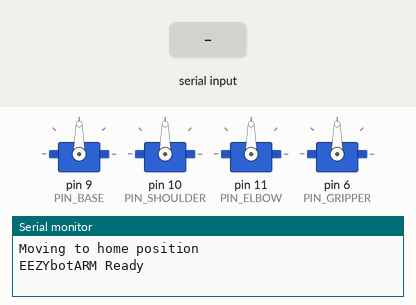
Simulated run of this sketch. Board: Arduino Uno, built with avr-gcc and run on an emulated ATmega328P. On the bench: 4 × servo, the last lines printed to the serial monitor. Inputs (shaded band) come from the test bench.

Above: at 1.2 s.
1.3 s: "PICK 1\n" received over Serial
At 2.08 s:
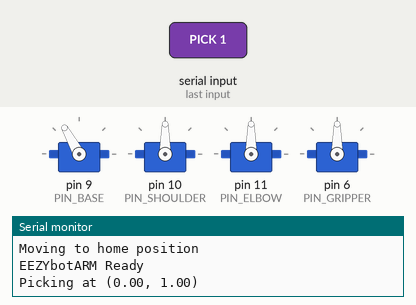
At 12.0 s:
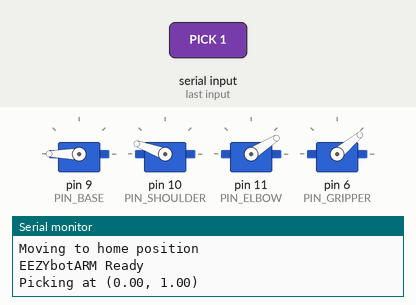
Timing chart, 0 to 20.8 s (numbered marks = the images above; inputs shaded):
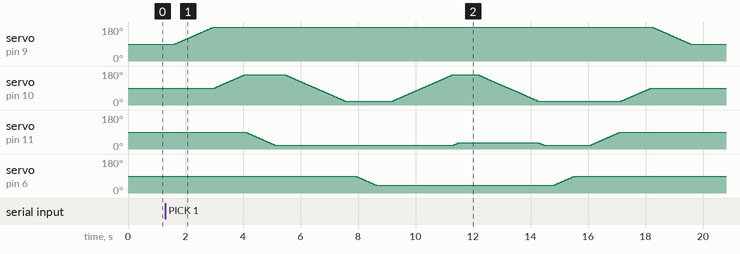

The sketch:

eezybot_controller.ino
```cpp
/*
 * EEZYbotARM MK2 - Object Sorting Controller
 *
 * This Arduino sketch receives PICK commands from the vision system
 * and controls the robotic arm to pick and sort objects.
 *
 * Command format: PICK <id> <x_mm> <y_mm> <angle_deg> <color> <target_x> <target_y>
 * Response: DONE <id> or ERROR <message>
 *
 * Hardware connections:
 * - Servo 1 (Base rotation): Pin 9
 * - Servo 2 (Shoulder): Pin 10
 * - Servo 3 (Elbow): Pin 11
 * - Servo 4 (Gripper): Pin 6
 */

#include <Servo.h>

// Servo objects
Servo servoBase;     // Base rotation (0-180°)
Servo servoShoulder; // Shoulder joint
Servo servoElbow;    // Elbow joint
Servo servoGripper;  // Gripper open/close

// Pin assignments
const int PIN_BASE = 9;
const int PIN_SHOULDER = 10;
const int PIN_ELBOW = 11;
const int PIN_GRIPPER = 6;

// Servo angle limits (adjust for your specific arm)
const int BASE_MIN = 0;
const int BASE_MAX = 180;
const int SHOULDER_MIN = 20;
const int SHOULDER_MAX = 160;
const int ELBOW_MIN = 20;
const int ELBOW_MAX = 160;
const int GRIPPER_OPEN = 90;   // Gripper open position
const int GRIPPER_CLOSE = 40;  // Gripper closed position

// Arm dimensions (in mm) - ADJUST THESE FOR YOUR ARM
const float ARM_BASE_HEIGHT = 50.0;  // Height of base to shoulder joint
const float ARM_SHOULDER_LENGTH = 135.0;  // Shoulder to elbow length
const float ARM_ELBOW_LENGTH = 147.0;     // Elbow to gripper length
const float GRIPPER_OFFSET = 50.0;        // Gripper tip offset

// Movement speed
const int MOVE_DELAY = 15;  // ms between servo steps (lower = faster)

// Home position
const int HOME_BASE = 90;
const int HOME_SHOULDER = 90;
const int HOME_ELBOW = 90;

// Current position tracking
int currentBase = HOME_BASE;
int currentShoulder = HOME_SHOULDER;
int currentElbow = HOME_ELBOW;
int currentGripper = GRIPPER_OPEN;

// Command buffer
String inputBuffer = "";

void setup() {
  Serial.begin(115200);

  // Attach servos
  servoBase.attach(PIN_BASE);
  servoShoulder.attach(PIN_SHOULDER);
  servoElbow.attach(PIN_ELBOW);
  servoGripper.attach(PIN_GRIPPER);

  // Move to home position
  moveToHome();

  Serial.println("EEZYbotARM Ready");
}

void loop() {
  // Check for incoming commands
  while (Serial.available() > 0) {
    char c = Serial.read();

    if (c == '\n') {
      // Process complete command
      processCommand(inputBuffer);
      inputBuffer = "";
    } else {
      inputBuffer += c;
    }
  }
}

void processCommand(String cmd) {
  cmd.trim();

  if (cmd.startsWith("PICK")) {
    // Parse: PICK <id> <x_mm> <y_mm> <angle_deg> <color> <target_x> <target_y>
    int id, angle;
    float x, y, target_x, target_y;
    String color;

    // Simple parsing
    int pos = 5; // Skip "PICK "
    int nextSpace;

    // Parse ID
    nextSpace = cmd.indexOf(' ', pos);
    id = cmd.substring(pos, nextSpace).toInt();
    pos = nextSpace + 1;

    // Parse X
    nextSpace = cmd.indexOf(' ', pos);
    x = cmd.substring(pos, nextSpace).toFloat();
    pos = nextSpace + 1;

    // Parse Y
    nextSpace = cmd.indexOf(' ', pos);
    y = cmd.substring(pos, nextSpace).toFloat();
    pos = nextSpace + 1;

    // Parse angle
    nextSpace = cmd.indexOf(' ', pos);
    angle = cmd.substring(pos, nextSpace).toInt();
    pos = nextSpace + 1;

    // Parse color
    nextSpace = cmd.indexOf(' ', pos);
    color = cmd.substring(pos, nextSpace);
    pos = nextSpace + 1;

    // Parse target X
    nextSpace = cmd.indexOf(' ', pos);
    target_x = cmd.substring(pos, nextSpace).toFloat();
    pos = nextSpace + 1;

    // Parse target Y
    target_y = cmd.substring(pos).toFloat();

    // Execute pick and place
    bool success = pickAndPlace(x, y, angle, target_x, target_y);

    if (success) {
      Serial.print("DONE ");
      Serial.println(id);
    } else {
      Serial.print("ERROR ");
      Serial.println(id);
    }

  } else if (cmd == "HOME") {
    moveToHome();
    Serial.println("DONE HOME");

  } else if (cmd == "STATUS") {
    Serial.print("STATUS Base:");
    Serial.print(currentBase);
    Serial.print(" Shoulder:");
    Serial.print(currentShoulder);
    Serial.print(" Elbow:");
    Serial.println(currentElbow);

  } else {
    Serial.println("ERROR Unknown command");
  }
}

bool pickAndPlace(float x, float y, int objAngle, float targetX, float targetY) {
  Serial.print("Picking at (");
  Serial.print(x);
  Serial.print(", ");
  Serial.print(y);
  Serial.println(")");

  // 1. Open gripper
  moveGripper(GRIPPER_OPEN);
  delay(300);

  // 2. Move to pick position (above object)
  if (!moveToPosition(x, y, ARM_BASE_HEIGHT + 50)) {
    Serial.println("ERROR: Cannot reach pick position");
    return false;
  }
  delay(300);

  // 3. Lower to grasp height
  if (!moveToPosition(x, y, 10)) {  // Lower to 10mm above table
    Serial.println("ERROR: Cannot reach grasp position");
    return false;
  }
  delay(300);

  // 4. Close gripper
  moveGripper(GRIPPER_CLOSE);
  delay(500);  // Wait for grip

  // 5. Lift object
  if (!moveToPosition(x, y, ARM_BASE_HEIGHT + 80)) {
    Serial.println("ERROR: Cannot lift object");
    return false;
  }
  delay(300);

  // 6. Move to target position (above)
  if (!moveToPosition(targetX, targetY, ARM_BASE_HEIGHT + 80)) {
    Serial.println("ERROR: Cannot reach target");
    return false;
  }
  delay(300);

  // 7. Lower to place height
  if (!moveToPosition(targetX, targetY, 20)) {
    Serial.println("ERROR: Cannot reach place position");
    return false;
  }
  delay(300);

  // 8. Open gripper
  moveGripper(GRIPPER_OPEN);
  delay(500);

  // 9. Return to home
  moveToHome();

  return true;
}

bool moveToPosition(float x, float y, float z) {
  // Calculate inverse kinematics
  int baseAngle, shoulderAngle, elbowAngle;

  if (!inverseKinematics(x, y, z, baseAngle, shoulderAngle, elbowAngle)) {
    return false;
  }

  // Constrain angles to safe limits
  baseAngle = constrain(baseAngle, BASE_MIN, BASE_MAX);
  shoulderAngle = constrain(shoulderAngle, SHOULDER_MIN, SHOULDER_MAX);
  elbowAngle = constrain(elbowAngle, ELBOW_MIN, ELBOW_MAX);

  // Move servos smoothly
  moveServoSmooth(servoBase, currentBase, baseAngle);
  currentBase = baseAngle;

  moveServoSmooth(servoShoulder, currentShoulder, shoulderAngle);
  currentShoulder = shoulderAngle;

  moveServoSmooth(servoElbow, currentElbow, elbowAngle);
  currentElbow = elbowAngle;

  return true;
}

bool inverseKinematics(float x, float y, float z, int &base, int &shoulder, int &elbow) {
  // Calculate base rotation angle
  base = (int)(atan2(y, x) * 180.0 / PI);
  base = 90 + base;  // Adjust for servo orientation

  // Calculate reach distance in XY plane
  float reach = sqrt(x * x + y * y);

  // Adjust Z for base height
  float z_adj = z - ARM_BASE_HEIGHT;

  // Calculate distance to target
  float distance = sqrt(reach * reach + z_adj * z_adj);

  // Check if target is reachable
  float maxReach = ARM_SHOULDER_LENGTH + ARM_ELBOW_LENGTH;
  float minReach = abs(ARM_SHOULDER_LENGTH - ARM_ELBOW_LENGTH);

  if (distance > maxReach || distance < minReach) {
    return false;  // Target unreachable
  }

  // Calculate elbow angle using law of cosines
  float cosElbow = (ARM_SHOULDER_LENGTH * ARM_SHOULDER_LENGTH +
                    ARM_ELBOW_LENGTH * ARM_ELBOW_LENGTH -
                    distance * distance) /
                   (2.0 * ARM_SHOULDER_LENGTH * ARM_ELBOW_LENGTH);

  if (cosElbow < -1.0 || cosElbow > 1.0) {
    return false;
  }

  float elbowAngleRad = acos(cosElbow);
  elbow = (int)(elbowAngleRad * 180.0 / PI);

  // Calculate shoulder angle
  float angle1 = atan2(z_adj, reach);
  float angle2 = acos((ARM_SHOULDER_LENGTH * ARM_SHOULDER_LENGTH +
                       distance * distance -
                       ARM_ELBOW_LENGTH * ARM_ELBOW_LENGTH) /
                      (2.0 * ARM_SHOULDER_LENGTH * distance));

  float shoulderAngleRad = angle1 + angle2;
  shoulder = (int)(shoulderAngleRad * 180.0 / PI);

  return true;
}

void moveServoSmooth(Servo &servo, int fromAngle, int toAngle) {
  if (fromAngle < toAngle) {
    for (int pos = fromAngle; pos <= toAngle; pos++) {
      servo.write(pos);
      delay(MOVE_DELAY);
    }
  } else {
    for (int pos = fromAngle; pos >= toAngle; pos--) {
      servo.write(pos);
      delay(MOVE_DELAY);
    }
  }
}

void moveGripper(int angle) {
  moveServoSmooth(servoGripper, currentGripper, angle);
  currentGripper = angle;
}

void moveToHome() {
  Serial.println("Moving to home position");

  moveServoSmooth(servoGripper, currentGripper, GRIPPER_OPEN);
  currentGripper = GRIPPER_OPEN;

  moveServoSmooth(servoElbow, currentElbow, HOME_ELBOW);
  currentElbow = HOME_ELBOW;

  moveServoSmooth(servoShoulder, currentShoulder, HOME_SHOULDER);
  currentShoulder = HOME_SHOULDER;

  moveServoSmooth(servoBase, currentBase, HOME_BASE);
  currentBase = HOME_BASE;
}
```
